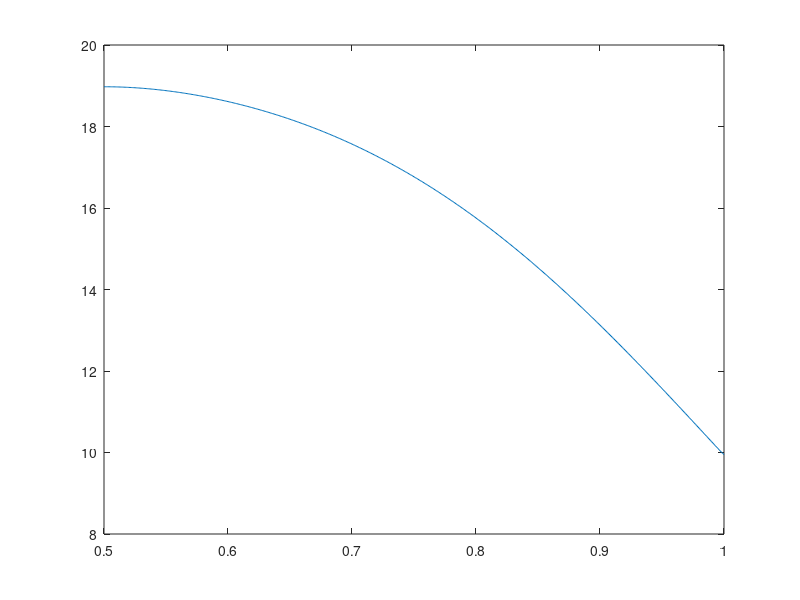

The MATLAB source for this figure: (Note: this script raises an error after producing the figure.)
%% ANALYTICAL RESULTS TEST, AS A FUNCTION OF THE SPATIAL SMOOTHING

clc
%clf
clear all

L = 1000 ;
d = 1  ;

z = exp(1i*(0.02+0.05i*100/L)) ;

M = ceil(L/2):L ;
K = (L-M)./d + 1 ;
K = unique(round(K)) ;
M = L - (K-1).*d ;

K(M==0)=[] ;
M(M==0)=[] ;

g = zeros(1,length(K)) ;
gf = zeros(1,length(K)) ;
for k = 1:length(K) ; length(K) ; 
    v1M = z.^(0:M(k)-1).' ;
    vdK = z.^(0:d:(K(k)-1)*d).' ;
    J = eye(K(k)*d) ;
    J = J(1:d:end,:) ;
    NORM = norm(v1M)^4*norm(vdK)^4 ;
    % Raw computation
        g(k) = norm(conv(v1M,J.'*vdK))^2/NORM ;
    % Step 1
        vdKd = zeros(K(k)*d,1) ;
        vdKd(1:d:end) = z.^(0:d:K(k)*d-1).' ;
        %gf(k) = norm(conv(v1M,vdKd))^2/NORM ;
    % Step 2
%         vv = zeros(M(k)+K(k)*d-1,1) ;
%         for m = 0:K(k)-1
%             v0 = [zeros(m*d,1);z^(m*d);zeros((K(k)-m)*d-1,1)] ;
%             vv = vv + conv(v1M,v0) ;
%         end
        %gf(k) = norm(vv)^2/NORM ;
    % Step 3
%         vv = zeros(M(k)+K(k)*d-1,1) ;
%         for m = 0:K(k)-1
%             v0 = [zeros(m*d,1);v1M;zeros((K(k)-m)*d-1,1)] ;% 
%             vv = vv + z^(m*d)*v0 ;
%         end
%         gf(k) = norm(vv)^2/NORM ;
    % Step 4
%         zd = z^d ;
%         Np = max(K(k),(M(k)/d)) ;
%         Nm = min(K(k),(M(k)/d)) ; 
%         vt = [(1:Nm).*zd.^(0:Nm-1),Nm*zd.^(Nm:Np-1),(Np+Nm-1-(Np:Np+Nm-2)).*zd.^(Np:Np+Nm-2)].' ;
%         vd = z.^(0:d-1).' ;
%         gf(k) = norm(vd)^2*norm(vt)^2/NORM ;
    % Final expression
        %gf(k) = d/Np*(1-(Nm^2-1)/(3*Np*Nm)) ;
        %gf(k) = d*Nm^2*(Np-1/3/Nm*(Nm^2-1))/NORM ;
    % with spatial smoothing factor
        s = M(k)/L ;
        %gf(k) = 1/s/L*(1 - (1-s)/3/s*((1-s)+2*d/L)/((1-s)+d/L)) ;
end

plot(M/L,g*L)
ax = gca ; ax.ColorOrderIndex=ax.ColorOrderIndex-1 ;
plot(M/L,gf*L,'o')
set(gca,'yscale','log')
axis tight
grid on


%% FIXED SPATIAL SMOOTHING, AS A FUNTION OF THE DAMPING

clc
clf
clear all

L = 100 ;
D = unique(ceil([1 5 10 20]/100*L)) 
s = 2/3 ;
alpha = -linspace(0,10,50) ;



M = s*L ;
K = (L-M)./D + 1 ;
K = round(K)
M = L - (K-1).*D 

g = zeros(length(alpha),length(D)) ;
for a = 1:length(alpha)
    for k = 1:length(K) ;
        z = exp(alpha(a)/L) ;
        d = D(k) ;
        v1M = z.^(0:M(k)-1).' ;
        vdK = z.^(0:d:(K(k)-1)*d).' ;
        J = eye(K(k)*d) ;
        J = J(1:d:end,:) ;
        NORM = norm(v1M)^4*norm(vdK)^4 ;
        g(a,k) = norm(conv(v1M,J.'*vdK))^2/NORM ;
    end
end

plot(alpha(:),g*L)
set(gca,'yscale','log')
%axis tight
grid on




